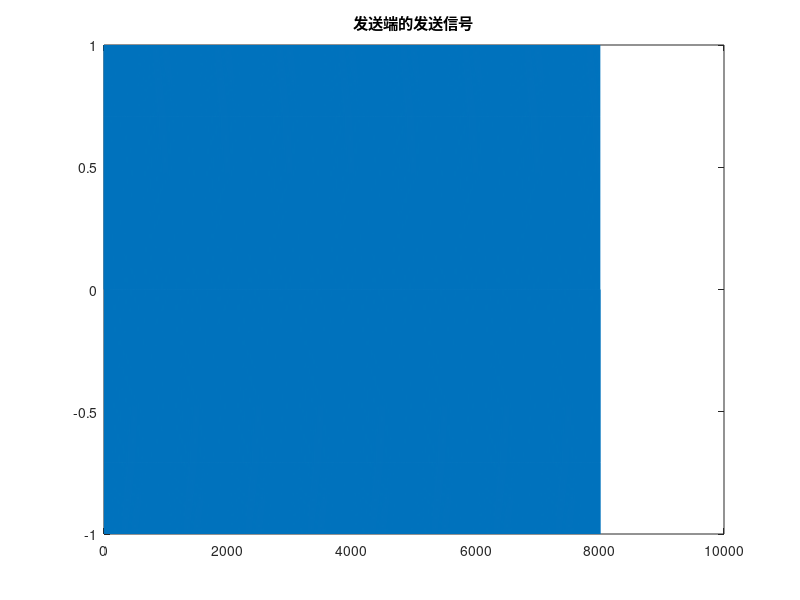

Reproduce this figure in MATLAB.
%% 实验一 · 发射端：PC 端 MATLAB 脚本，用 sound() 经扬声器播放单频信号
%  与实验三的 bok_emit.m 对称——发射端始终是 PC 脚本，不上板、不依赖硬件支持包。
%  接收端是板上的 single_fre_rev（../build/sdr_rx），采集→滤波→记录到 .mat。
% clc
% clear
%% 基本参数设置 %%
time=1;
fs=8000;                   % 采样率
t=0:1/fs:time;
fc=1000;                   % 载波频率

%% 单频 %%
A=1;
s=sin(2*pi*fc*t);
x=A.*s;

%% 两个单频叠加 %%
% A=1;
% B=1;
% s1=sin(2*pi*fc*t);
% s2=sin(2*pi*(fc+50)*t);
% x=A.*s1+B.*s2;

%% 两个单频前后发送 %%
% x=[A.*s1,B.*s2];

%% 产生声音信号 %%
sound(x, fs)

figure;
plot(x);
title('发送端的发送信号')

% X_fft=fft(x(1:8000));      % 快速傅里叶变换
% nn=length(X_fft);
% f=(-nn/2:nn/2-1)*(fs/nn);
% X_shift= fftshift(X_fft);
% figure;
% plot(f,abs(X_shift))
